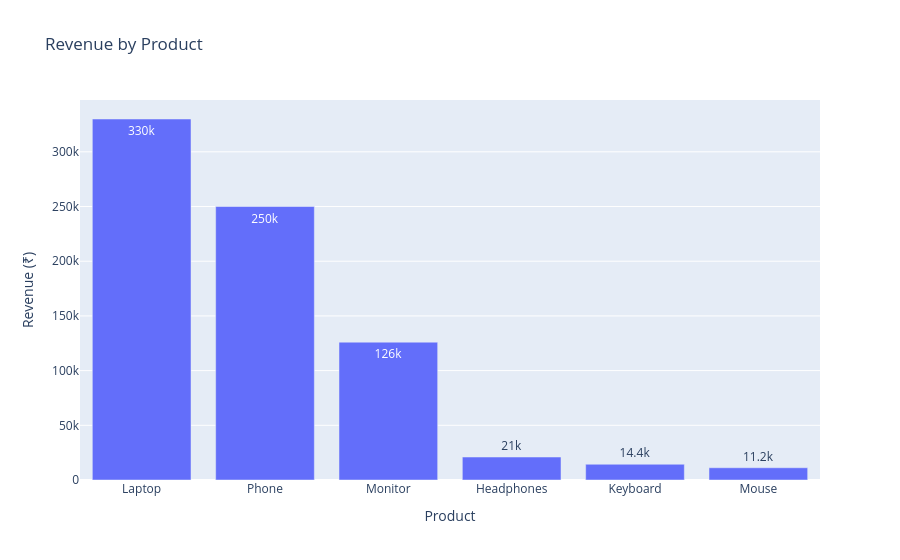

The notebook cell saved with this chart:
### Code cell
fig = px.bar(
    x=product_sales.index,
    y=product_sales.values,
    title="Revenue by Product",
    labels={
        "x": "Product",
        "y": "Revenue (₹)"
    },
    text_auto=True
)

fig.show()

### Figure 1 — Plotly figure (JSON) as saved in the notebook; plotly's stock layout.template omitted (floating-point values rounded to 4 significant figures)
{"data": [{"hovertemplate": "Product=%{x}<br>Revenue (₹)=%{y}<extra></extra>", "legendgroup": "", "marker": {"color": "#636efa", "pattern": {"shape": ""}}, "name": "", "orientation": "v", "showlegend": false, "textposition": "auto", "texttemplate": "%{y}", "type": "bar", "x": ["Laptop", "Phone", "Monitor", "Headphones", "Keyboard", "Mouse"], "xaxis": "x", "y": [330000, 250000, 126000, 21000, 14400, 11200], "yaxis": "y"}], "layout": {"barmode": "relative", "legend": {"tracegroupgap": 0}, "title": {"text": "Revenue by Product"}, "xaxis": {"anchor": "y", "domain": [0, 1], "title": {"text": "Product"}}, "yaxis": {"anchor": "x", "domain": [0, 1], "title": {"text": "Revenue (₹)"}}}}
